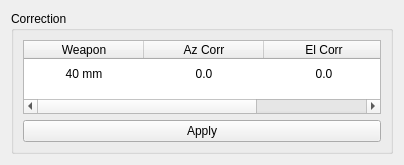
<?xml version="1.0" encoding="UTF-8"?>
<ui version="4.0">
 <class>FrameGunCorrection</class>
 <widget class="QWidget" name="FrameGunCorrection">
  <property name="geometry">
   <rect>
    <x>0</x>
    <y>0</y>
    <width>404</width>
    <height>165</height>
   </rect>
  </property>
  <property name="sizePolicy">
   <sizepolicy hsizetype="Minimum" vsizetype="Minimum">
    <horstretch>0</horstretch>
    <verstretch>0</verstretch>
   </sizepolicy>
  </property>
  <property name="maximumSize">
   <size>
    <width>3500</width>
    <height>1700</height>
   </size>
  </property>
  <property name="windowTitle">
   <string>Form</string>
  </property>
  <layout class="QGridLayout" name="gridLayout">
   <item row="0" column="0">
    <widget class="QGroupBox" name="groupBoxCorr">
     <property name="sizePolicy">
      <sizepolicy hsizetype="Preferred" vsizetype="Fixed">
       <horstretch>0</horstretch>
       <verstretch>0</verstretch>
      </sizepolicy>
     </property>
     <property name="maximumSize">
      <size>
       <width>16777215</width>
       <height>300</height>
      </size>
     </property>
     <property name="styleSheet">
      <string notr="true"/>
     </property>
     <property name="title">
      <string>Correction</string>
     </property>
     <layout class="QGridLayout" name="gridLayout_5">
      <property name="sizeConstraint">
       <enum>QLayout::SetMinimumSize</enum>
      </property>
      <item row="0" column="0">
       <widget class="QTableWidget" name="tableWidgetCorrection">
        <property name="sizePolicy">
         <sizepolicy hsizetype="Preferred" vsizetype="Preferred">
          <horstretch>0</horstretch>
          <verstretch>0</verstretch>
         </sizepolicy>
        </property>
        <property name="maximumSize">
         <size>
          <width>1000</width>
          <height>100</height>
         </size>
        </property>
        <property name="styleSheet">
         <string notr="true"/>
        </property>
        <property name="sizeAdjustPolicy">
         <enum>QAbstractScrollArea::AdjustToContents</enum>
        </property>
        <property name="showGrid">
         <bool>false</bool>
        </property>
        <attribute name="horizontalHeaderDefaultSectionSize">
         <number>120</number>
        </attribute>
        <attribute name="verticalHeaderVisible">
         <bool>false</bool>
        </attribute>
        <row>
         <property name="text">
          <string>New Row</string>
         </property>
        </row>
        <column>
         <property name="text">
          <string>Weapon</string>
         </property>
         <property name="foreground">
          <brush brushstyle="NoBrush">
           <color alpha="255">
            <red>0</red>
            <green>0</green>
            <blue>0</blue>
           </color>
          </brush>
         </property>
        </column>
        <column>
         <property name="text">
          <string>Az Corr</string>
         </property>
        </column>
        <column>
         <property name="text">
          <string>El Corr</string>
         </property>
        </column>
        <item row="0" column="0">
         <property name="text">
          <string>40 mm</string>
         </property>
         <property name="textAlignment">
          <set>AlignCenter</set>
         </property>
         <property name="flags">
          <set>ItemIsEnabled</set>
         </property>
        </item>
        <item row="0" column="1">
         <property name="text">
          <string>0.0</string>
         </property>
         <property name="textAlignment">
          <set>AlignCenter</set>
         </property>
        </item>
        <item row="0" column="2">
         <property name="text">
          <string>0.0</string>
         </property>
         <property name="textAlignment">
          <set>AlignCenter</set>
         </property>
        </item>
       </widget>
      </item>
      <item row="1" column="0">
       <widget class="QPushButton" name="pushButtonCorrectionApply">
        <property name="text">
         <string>Apply</string>
        </property>
       </widget>
      </item>
     </layout>
    </widget>
   </item>
  </layout>
 </widget>
 <resources/>
 <connections/>
</ui>
